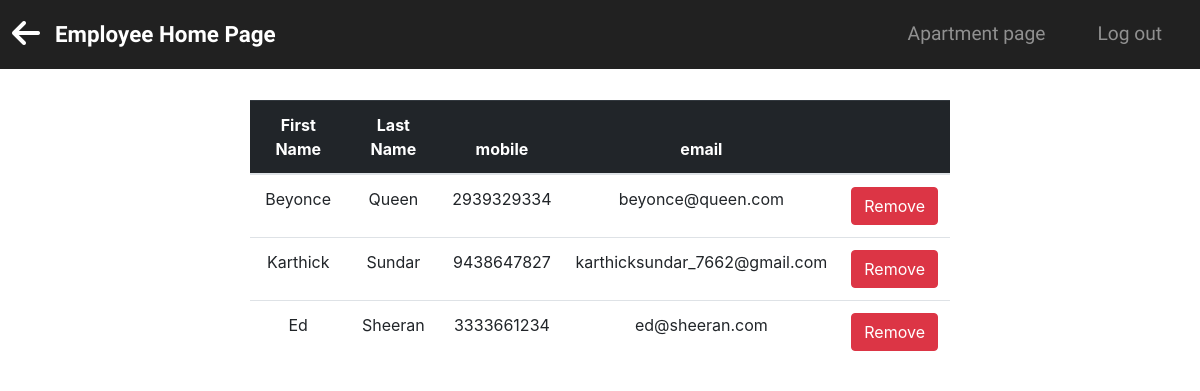
The app's page /rem_list/8 with its own data.
### rems/models.py (models this page shows, shortened)
class Employee(db.Model):
    __tablename__ = 'employee'
    id = db.Column(db.Integer, primary_key=True)
    fname = db.Column(db.String(25), index=True, unique=False)
    lname = db.Column(db.String(25), index=True, unique=False)
    mobile = db.Column(db.String(10), index=True, unique=True)
    emer_num = db.Column(db.String(10), index=False, unique=False)
    dob = db.Column(db.DateTime, nullable=False)
    email = db.Column(db.String(120), index=True, unique=True)
    gender = db.Column(db.String(10), index=True, unique=False)
    service_id = db.Column(db.Integer, db.ForeignKey('service.id'))
    user = db.relationship("User", uselist=False, backref="employee")
    receiver = db.relationship("Transaction", uselist=False, backref="employee")

### rems/routes.py (the view)
@app.route('/rem_list/<int:id>')
def emp_list(id):
    headings = ("First Name", "Last Name", "mobile", "email", " ")
    emps = Employee.query.filter_by(service_id=id).all()
    return render_template('emp_rlist.html', headings=headings, data=emps)

### rems/templates/emp_rlist.html (shortened to what this page needs)
{% extends 'removal_list.html' %}
{% block nav %}
    <a href="{{ url_for('rem_employee') }}"><i class="fas fa-arrow-left fa-2x"></i></a>
{% endblock %}
{% block content %}
    <table class="table table-hover">
        <thead class="table-dark">
        <tr>
            {% for header in headings %}
                <th>{{ header }}</th>
            {% endfor %}
        </tr>
        </thead>
        {% for emp in data %}
            <tr>
                <td> {{ emp.fname }}</td>
                <td> {{ emp.lname }} </td>
                <td> {{ emp.mobile }} </td>
                <td> {{ emp.email }} </td>
                <td>
                    <button type="button" class="btn btn-danger "><a
                            href="{{ url_for('delete_emp',id=emp.id) }}" class="anchor">Remove</a></button>
                </td>
            </tr>
        {% endfor %}
    </table>
{% endblock %}

### rems/static/css/list.css (style rules this page uses)
.fas { color: #fff; padding-right: 15px; }
.anchor { color: #fff; text-decoration: none; }

### records on screen
Employee: fname "Beyonce", lname "Queen", mobile "2939329334", email "beyonce@queen.com"
Employee: fname "Karthick", lname "Sundar", mobile "9438647827", email "karthicksundar_7662@gmail.com"
Employee: fname "Ed", lname "Sheeran", mobile "3333661234", email "ed@sheeran.com"

### other values on screen
{{ header }} "First Name" "Last Name" "mobile" "email"
